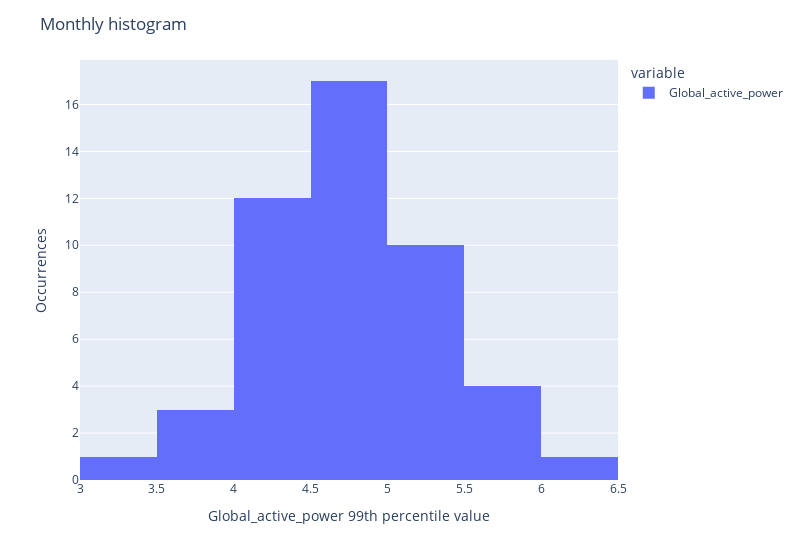

Here is the notebook cell this chart was saved with:
### Markdown cell above
## Visual inspection (histogram)

### Code cell
fig = px.histogram(df_month[var], nbins=10)
fig.update_layout(
    title="Monthly histogram",
    xaxis_title=f"{var} 99th percentile value",
    yaxis_title="Occurrences",
    width=800,
)
fig.show()

### Figure 1 — Plotly figure (JSON) as saved in the notebook; plotly's stock layout.template omitted (floating-point values rounded to 4 significant figures)
{"data": [{"alignmentgroup": "True", "bingroup": "x", "hovertemplate": "variable=Global_active_power<br>value=%{x}<br>count=%{y}<extra></extra>", "legendgroup": "Global_active_power", "marker": {"color": "#636efa", "pattern": {"shape": ""}}, "name": "Global_active_power", "nbinsx": 10, "offsetgroup": "Global_active_power", "orientation": "v", "showlegend": true, "x": [6.116, 5.766, 5.178, 5.442, 5.046, 4.893, 4.606, 4.671, 4.689, 5.044, 5.346, 5.506, 5.849, 5.328, 4.54, 4.847, 4.75, 4.972, 4.79, 4.2, 4.4, 4.588, 4.987, 5.182, 5.043, 5.524, 4.462, 4.566, 4.42, 4.191, 3.756, 4.1, 4.418, 4.234, 4.827, 5.444, 5.09, 4.874, 4.841, 4.514, 4.013, 4.116, 4.033, 3.41, 3.97, 3.879, 4.704, 4.432], "xaxis": "x", "yaxis": "y", "type": "histogram"}], "layout": {"xaxis": {"anchor": "y", "domain": [0.0, 1.0], "title": {"text": "Global_active_power 99th percentile value"}}, "yaxis": {"anchor": "x", "domain": [0.0, 1.0], "title": {"text": "Occurrences"}}, "legend": {"title": {"text": "variable"}, "tracegroupgap": 0}, "margin": {"t": 60}, "barmode": "relative", "title": {"text": "Monthly histogram"}, "width": 800}}
